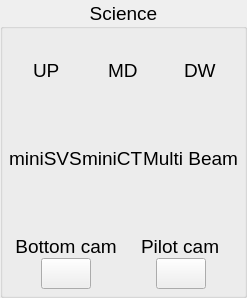
           <widget class="QGroupBox" name="groupBox">
            <property name="font">
             <font>
              <pointsize>14</pointsize>
             </font>
            </property>
            <property name="title">
             <string>Science</string>
            </property>
            <property name="alignment">
             <set>Qt::AlignCenter</set>
            </property>
            <property name="flat">
             <bool>false</bool>
            </property>
            <property name="bg" stdset="0">
             <string>dark</string>
            </property>
            <layout class="QVBoxLayout" name="verticalLayout_3">
             <property name="spacing">
              <number>15</number>
             </property>
             <property name="leftMargin">
              <number>0</number>
             </property>
             <property name="topMargin">
              <number>30</number>
             </property>
             <property name="rightMargin">
              <number>0</number>
             </property>
             <property name="bottomMargin">
              <number>6</number>
             </property>
             <item>
              <widget class="QWidget" name="light_btn_container" native="true">
               <property name="styleSheet">
                <string notr="true"/>
               </property>
               <property name="bg" stdset="0">
                <string>dark</string>
               </property>
               <layout class="QGridLayout" name="gridLayout_10">
                <property name="leftMargin">
                 <number>6</number>
                </property>
                <property name="topMargin">
                 <number>0</number>
                </property>
                <property name="rightMargin">
                 <number>6</number>
                </property>
                <property name="bottomMargin">
                 <number>0</number>
                </property>
                <property name="spacing">
                 <number>0</number>
                </property>
                <item row="2" column="0" alignment="Qt::AlignHCenter">
                 <widget class="QPushButton" name="light_up">
                  <property name="minimumSize">
                   <size>
                    <width>50</width>
                    <height>50</height>
                   </size>
                  </property>
                  <property name="maximumSize">
                   <size>
                    <width>50</width>
                    <height>50</height>
                   </size>
                  </property>
                  <property name="cursor">
                   <cursorShape>PointingHandCursor</cursorShape>
                  </property>
                  <property name="styleSheet">
                   <string notr="true"/>
                  </property>
                  <property name="text">
                   <string/>
                  </property>
                  <property name="icon">
                   <iconset resource="../resources.qrc">
                    <normaloff>:/icons/icons/sun.svg</normaloff>:/icons/icons/sun.svg</iconset>
                  </property>
                  <property name="iconSize">
                   <size>
                    <width>24</width>
                    <height>24</height>
                   </size>
                  </property>
                  <property name="checkable">
                   <bool>false</bool>
                  </property>
                  <property name="checked">
                   <bool>false</bool>
                  </property>
                  <property name="default">
                   <bool>false</bool>
                  </property>
                  <property name="flat">
                   <bool>true</bool>
                  </property>
                  <property name="control" stdset="0">
                   <string>general</string>
                  </property>
                  <property name="status" stdset="0">
                   <bool>false</bool>
                  </property>
                 </widget>
                </item>
                <item row="2" column="1" alignment="Qt::AlignHCenter">
                 <widget class="QPushButton" name="light_md">
                  <property name="minimumSize">
                   <size>
                    <width>50</width>
                    <height>50</height>
                   </size>
                  </property>
                  <property name="maximumSize">
                   <size>
                    <width>50</width>
                    <height>50</height>
                   </size>
                  </property>
                  <property name="cursor">
                   <cursorShape>PointingHandCursor</cursorShape>
                  </property>
                  <property name="text">
                   <string/>
                  </property>
                  <property name="icon">
                   <iconset resource="../resources.qrc">
                    <normaloff>:/icons/icons/sun.svg</normaloff>:/icons/icons/sun.svg</iconset>
                  </property>
                  <property name="iconSize">
                   <size>
                    <width>24</width>
                    <height>24</height>
                   </size>
                  </property>
                  <property name="checkable">
                   <bool>false</bool>
                  </property>
                  <property name="default">
                   <bool>false</bool>
                  </property>
                  <property name="flat">
                   <bool>true</bool>
                  </property>
                  <property name="control" stdset="0">
                   <string>general</string>
                  </property>
                  <property name="status" stdset="0">
                   <bool>false</bool>
                  </property>
                 </widget>
                </item>
                <item row="0" column="0" alignment="Qt::AlignHCenter">
                 <widget class="QLabel" name="label_2">
                  <property name="font">
                   <font>
                    <pointsize>14</pointsize>
                   </font>
                  </property>
                  <property name="text">
                   <string>UP</string>
                  </property>
                  <property name="bg" stdset="0">
                   <string>none</string>
                  </property>
                 </widget>
                </item>
                <item row="2" column="2" alignment="Qt::AlignHCenter">
                 <widget class="QPushButton" name="light_dw">
                  <property name="minimumSize">
                   <size>
                    <width>50</width>
                    <height>50</height>
                   </size>
                  </property>
                  <property name="maximumSize">
                   <size>
                    <width>50</width>
                    <height>50</height>
                   </size>
                  </property>
                  <property name="cursor">
                   <cursorShape>PointingHandCursor</cursorShape>
                  </property>
                  <property name="text">
                   <string/>
                  </property>
                  <property name="icon">
                   <iconset resource="../resources.qrc">
                    <normaloff>:/icons/icons/sun.svg</normaloff>:/icons/icons/sun.svg</iconset>
                  </property>
                  <property name="iconSize">
                   <size>
                    <width>24</width>
                    <height>24</height>
                   </size>
                  </property>
                  <property name="checkable">
                   <bool>false</bool>
                  </property>
                  <property name="default">
                   <bool>false</bool>
                  </property>
                  <property name="flat">
                   <bool>true</bool>
                  </property>
                  <property name="control" stdset="0">
                   <string>general</string>
                  </property>
                  <property name="status" stdset="0">
                   <bool>false</bool>
                  </property>
                 </widget>
                </item>
                <item row="0" column="1" alignment="Qt::AlignHCenter">
                 <widget class="QLabel" name="label_3">
                  <property name="font">
                   <font>
                    <pointsize>14</pointsize>
                   </font>
                  </property>
                  <property name="text">
                   <string>MD</string>
                  </property>
                  <property name="bg" stdset="0">
                   <string>none</string>
                  </property>
                 </widget>
                </item>
                <item row="0" column="2" alignment="Qt::AlignHCenter">
                 <widget class="QLabel" name="label_4">
                  <property name="font">
                   <font>
                    <pointsize>14</pointsize>
                   </font>
                  </property>
                  <property name="text">
                   <string>DW</string>
                  </property>
                  <property name="bg" stdset="0">
                   <string>none</string>
                  </property>
                 </widget>
                </item>
               </layout>
              </widget>
             </item>
             <item>
              <widget class="QWidget" name="light_btn_container_2" native="true">
               <property name="styleSheet">
                <string notr="true"/>
               </property>
               <property name="bg" stdset="0">
                <string>dark</string>
               </property>
               <layout class="QGridLayout" name="gridLayout_18">
                <property name="leftMargin">
                 <number>6</number>
                </property>
                <property name="topMargin">
                 <number>0</number>
                </property>
                <property name="rightMargin">
                 <number>6</number>
                </property>
                <property name="bottomMargin">
                 <number>0</number>
                </property>
                <property name="spacing">
                 <number>0</number>
                </property>
                <item row="0" column="0" alignment="Qt::AlignHCenter">
                 <widget class="QLabel" name="label_23">
                  <property name="font">
                   <font>
                    <pointsize>14</pointsize>
                   </font>
                  </property>
                  <property name="text">
                   <string>miniSVS</string>
                  </property>
                  <property name="bg" stdset="0">
                   <string>none</string>
                  </property>
                 </widget>
                </item>
                <item row="1" column="2" alignment="Qt::AlignHCenter">
                 <widget class="QPushButton" name="multi_beam_control">
                  <property name="minimumSize">
                   <size>
                    <width>50</width>
                    <height>50</height>
                   </size>
                  </property>
                  <property name="maximumSize">
                   <size>
                    <width>50</width>
                    <height>50</height>
                   </size>
                  </property>
                  <property name="cursor">
                   <cursorShape>PointingHandCursor</cursorShape>
                  </property>
                  <property name="text">
                   <string/>
                  </property>
                  <property name="icon">
                   <iconset resource="../resources.qrc">
                    <normaloff>:/icons/icons/multibeam.svg</normaloff>:/icons/icons/multibeam.svg</iconset>
                  </property>
                  <property name="iconSize">
                   <size>
                    <width>24</width>
                    <height>24</height>
                   </size>
                  </property>
                  <property name="checkable">
                   <bool>false</bool>
                  </property>
                  <property name="default">
                   <bool>false</bool>
                  </property>
                  <property name="flat">
                   <bool>true</bool>
                  </property>
                  <property name="control" stdset="0">
                   <string>general</string>
                  </property>
                  <property name="status" stdset="0">
                   <bool>false</bool>
                  </property>
                 </widget>
                </item>
                <item row="1" column="0" alignment="Qt::AlignHCenter">
                 <widget class="QPushButton" name="miniSVS_control">
                  <property name="minimumSize">
                   <size>
                    <width>50</width>
                    <height>50</height>
                   </size>
                  </property>
                  <property name="maximumSize">
                   <size>
                    <width>50</width>
                    <height>50</height>
                   </size>
                  </property>
                  <property name="cursor">
                   <cursorShape>PointingHandCursor</cursorShape>
                  </property>
                  <property name="styleSheet">
                   <string notr="true"/>
                  </property>
                  <property name="text">
                   <string/>
                  </property>
                  <property name="icon">
                   <iconset resource="../resources.qrc">
                    <normaloff>:/icons/icons/pressure.svg</normaloff>:/icons/icons/pressure.svg</iconset>
                  </property>
                  <property name="iconSize">
                   <size>
                    <width>24</width>
                    <height>24</height>
                   </size>
                  </property>
                  <property name="checkable">
                   <bool>false</bool>
                  </property>
                  <property name="checked">
                   <bool>false</bool>
                  </property>
                  <property name="default">
                   <bool>false</bool>
                  </property>
                  <property name="flat">
                   <bool>true</bool>
                  </property>
                  <property name="control" stdset="0">
                   <string>general</string>
                  </property>
                  <property name="status" stdset="0">
                   <bool>false</bool>
                  </property>
                 </widget>
                </item>
                <item row="0" column="1" alignment="Qt::AlignHCenter">
                 <widget class="QLabel" name="label_20">
                  <property name="font">
                   <font>
                    <pointsize>14</pointsize>
                   </font>
                  </property>
                  <property name="text">
                   <string>miniCT</string>
                  </property>
                  <property name="bg" stdset="0">
                   <string>none</string>
                  </property>
                 </widget>
                </item>
                <item row="0" column="2" alignment="Qt::AlignHCenter">
                 <widget class="QLabel" name="label_24">
                  <property name="font">
                   <font>
                    <pointsize>14</pointsize>
                   </font>
                  </property>
                  <property name="text">
                   <string>Multi Beam</string>
                  </property>
                  <property name="bg" stdset="0">
                   <string>none</string>
                  </property>
                 </widget>
                </item>
                <item row="1" column="1" alignment="Qt::AlignHCenter">
                 <widget class="QPushButton" name="miniCT_control">
                  <property name="minimumSize">
                   <size>
                    <width>50</width>
                    <height>50</height>
                   </size>
                  </property>
                  <property name="maximumSize">
                   <size>
                    <width>50</width>
                    <height>50</height>
                   </size>
                  </property>
                  <property name="cursor">
                   <cursorShape>PointingHandCursor</cursorShape>
                  </property>
                  <property name="text">
                   <string/>
                  </property>
                  <property name="icon">
                   <iconset resource="../resources.qrc">
                    <normaloff>:/icons/icons/thermometer.svg</normaloff>:/icons/icons/thermometer.svg</iconset>
                  </property>
                  <property name="iconSize">
                   <size>
                    <width>24</width>
                    <height>24</height>
                   </size>
                  </property>
                  <property name="checkable">
                   <bool>false</bool>
                  </property>
                  <property name="default">
                   <bool>false</bool>
                  </property>
                  <property name="flat">
                   <bool>true</bool>
                  </property>
                  <property name="control" stdset="0">
                   <string>general</string>
                  </property>
                  <property name="status" stdset="0">
                   <bool>false</bool>
                  </property>
                 </widget>
                </item>
               </layout>
              </widget>
             </item>
             <item>
              <widget class="QWidget" name="widget_2" native="true">
               <property name="styleSheet">
                <string notr="true"/>
               </property>
               <property name="bg" stdset="0">
                <string>dark</string>
               </property>
               <layout class="QGridLayout" name="gridLayout_13">
                <property name="leftMargin">
                 <number>6</number>
                </property>
                <property name="topMargin">
                 <number>0</number>
                </property>
                <property name="rightMargin">
                 <number>6</number>
                </property>
                <property name="bottomMargin">
                 <number>0</number>
                </property>
                <property name="spacing">
                 <number>0</number>
                </property>
                <item row="0" column="0" alignment="Qt::AlignHCenter">
                 <widget class="QLabel" name="bottom_cam_timer_label">
                  <property name="styleSheet">
                   <string notr="true"/>
                  </property>
                  <property name="text">
                   <string>Bottom cam</string>
                  </property>
                  <property name="alignment">
                   <set>Qt::AlignCenter</set>
                  </property>
                  <property name="bg" stdset="0">
                   <string>none</string>
                  </property>
                 </widget>
                </item>
                <item row="0" column="1" alignment="Qt::AlignHCenter">
                 <widget class="QLabel" name="label_74">
                  <property name="text">
                   <string>Pilot cam</string>
                  </property>
                  <property name="bg" stdset="0">
                   <string>none</string>
                  </property>
                 </widget>
                </item>
                <item row="1" column="0" alignment="Qt::AlignHCenter">
                 <widget class="QPushButton" name="bottom_cam">
                  <property name="maximumSize">
                   <size>
                    <width>50</width>
                    <height>50</height>
                   </size>
                  </property>
                  <property name="cursor">
                   <cursorShape>PointingHandCursor</cursorShape>
                  </property>
                  <property name="styleSheet">
                   <string notr="true"/>
                  </property>
                  <property name="text">
                   <string/>
                  </property>
                  <property name="icon">
                   <iconset resource="../resources.qrc">
                    <normaloff>:/icons/icons/camera.svg</normaloff>:/icons/icons/camera.svg</iconset>
                  </property>
                  <property name="iconSize">
                   <size>
                    <width>24</width>
                    <height>24</height>
                   </size>
                  </property>
                  <property name="control" stdset="0">
                   <string>pilot-cam</string>
                  </property>
                  <property name="status" stdset="0">
                   <string>off</string>
                  </property>
                 </widget>
                </item>
                <item row="1" column="1" alignment="Qt::AlignHCenter">
                 <widget class="QPushButton" name="pilot_cam">
                  <property name="maximumSize">
                   <size>
                    <width>50</width>
                    <height>50</height>
                   </size>
                  </property>
                  <property name="text">
                   <string/>
                  </property>
                  <property name="icon">
                   <iconset resource="../resources.qrc">
                    <normaloff>:/icons/icons/camera.svg</normaloff>:/icons/icons/camera.svg</iconset>
                  </property>
                  <property name="iconSize">
                   <size>
                    <width>24</width>
                    <height>24</height>
                   </size>
                  </property>
                  <property name="control" stdset="0">
                   <string>general</string>
                  </property>
                  <property name="status" stdset="0">
                   <bool>false</bool>
                  </property>
                 </widget>
                </item>
               </layout>
              </widget>
             </item>
            </layout>
           </widget>
